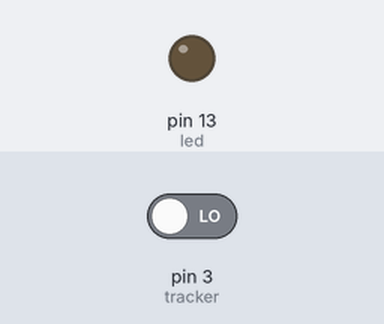
A sketch run on a simulated Arduino Uno, built with avr-gcc and run on an emulated ATmega328P. On the bench: output pins drawn as LEDs (lit = HIGH). The inputs (shaded band) are chosen by the test bench; at power-on: pin 3 (tracker) LOW.

Above: at 1.2 s.
1.3 s: pin 3 (tracker) driven HIGH
At 2.1 s:
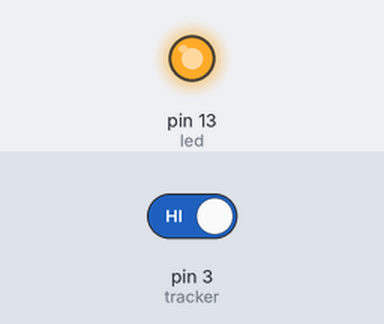
2.8 s: pin 3 (tracker) driven LOW
At 3.2 s:
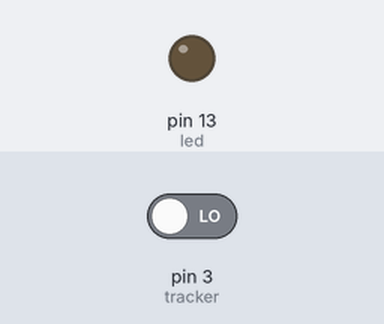
Timing chart, 0 to 5.8 s (numbered marks = the images above; inputs shaded):
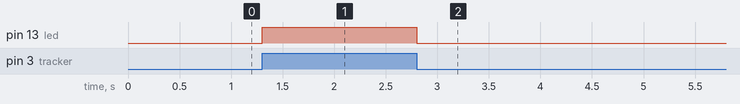

Measured:
- after the input at 1.3 s, pin 13 (led): LOW → HIGH at once
- after the input at 2.8 s, pin 13 (led): HIGH → LOW at once

The sketch:

Tracker_Module.ino
```cpp
int led = 13;
int tracker = 3;
int val;

void setup() {
  // put your setup code here, to run once:
  pinMode(led,OUTPUT);
  pinMode(tracker,INPUT);
}

void loop() {
  // put your main code here, to run repeatedly:
  val = digitalRead(tracker);
  if (val == HIGH)
  {
    digitalWrite(led,HIGH);
  }
  else
  {
    digitalWrite(led,LOW);
  }
}
```
